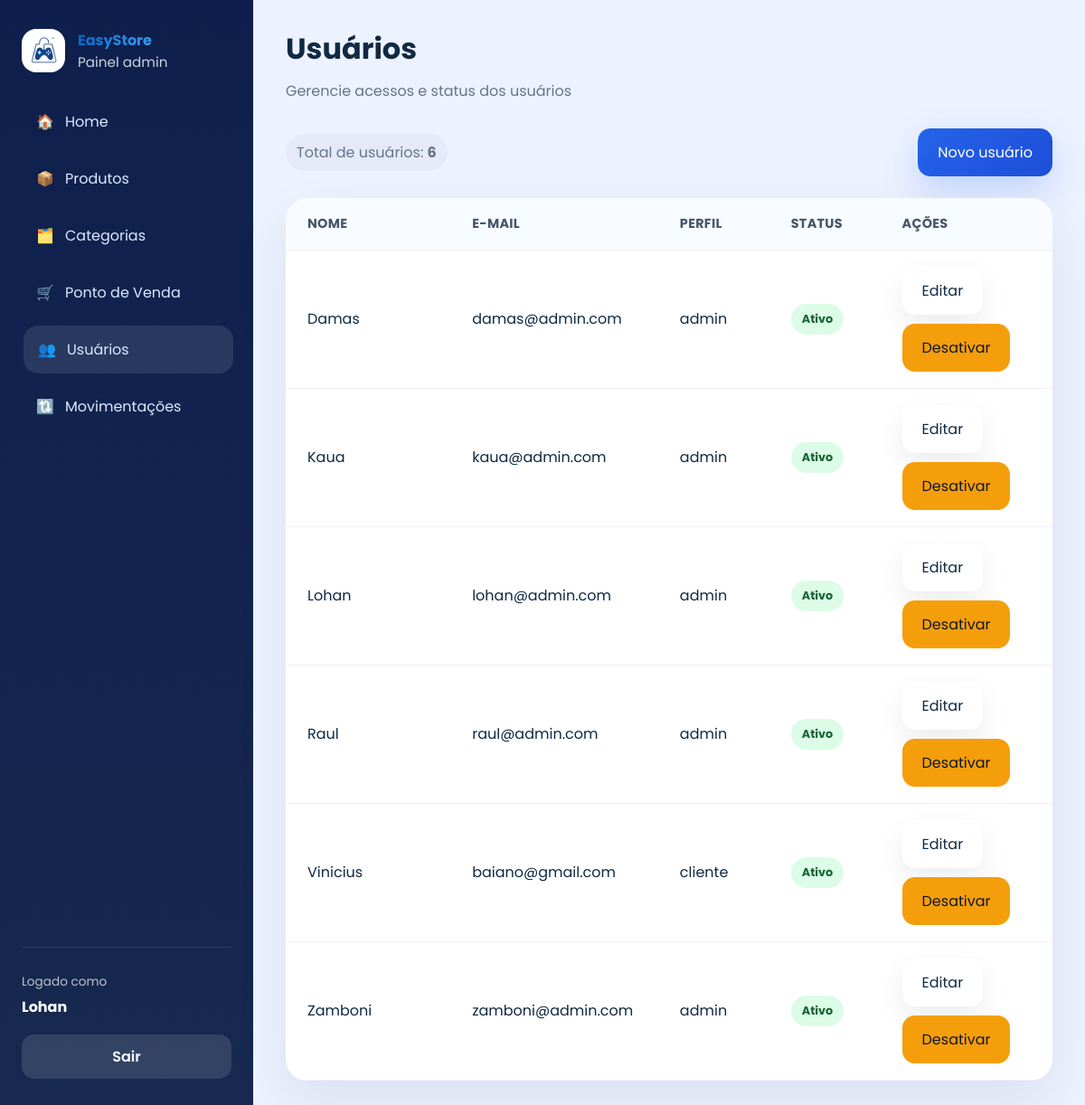
/usuarios/ (signed in), run on the app's committed database.
### app/models/usuario.py (models this page shows)
class Usuario(Base):
    __tablename__ = "usuarios"
    id = Column(Integer, primary_key=True, autoincrement=True)
    nome = Column(String(167), nullable=False)
    email = Column(String(167), unique=True, index=True, nullable=False)
    senha_hash = Column(String(255), nullable=False)
    role = Column(String(20), nullable=False, default="operador")
    ativo = Column(Boolean, default=True)
    criado_em = Column(DateTime, server_default=func.now())
    xp_total = Column(Integer, nullable=False, default=0)
    nivel = Column(Integer, nullable=False, default=1)
    moedas_resgate = Column(Integer, nullable=False, default=0)
    cliente_perfil = relationship(
        "Cliente",
        back_populates="usuario",
        uselist=False,
    )

### app/controllers/admin_controller.py (the view)
@router.get("/")
def listar_usuarios(request: Request, db: Session = Depends(get_db), admin = Depends(get_admin)):
    usuarios = db.query(Usuario).order_by(Usuario.nome).all()
    return templates.TemplateResponse(
        request,
        "admin/usuarios.html",
        {
            "request": request,
            "usuario": admin,
            "usuarios": usuarios,
            "page_title": "Usuários",
            "page_subtitle": "Gerencie acessos e status dos usuários",
            "css_path": "css/cadastros.css",
            "active": "usuarios",
        }
    )

### app/templates/admin/usuarios.html
{% extends "admin/base.html" %}
{% block content %}
<div class="table-actions">
  <div class="detail-pill">Total de usuários: <strong>{{ usuarios|length }}</strong></div>
  <a href="/usuarios/novo" class="btn btn-primary">Novo usuário</a>
</div>
<div class="table-card users-table">
  <div class="table-row header">
    <div>Nome</div>
    <div>E-mail</div>
    <div>Perfil</div>
    <div>Status</div>
    <div>Ações</div>
  </div>
  {% for usuario in usuarios %}
  <div class="table-row">
    <div>{{ usuario.nome }}</div>
    <div>{{ usuario.email }}</div>
    <div>{{ usuario.role }}</div>
    <div><span class="status-badge {% if usuario.ativo %}active{% else %}inactive{% endif %}">{{ 'Ativo' if usuario.ativo else 'Inativo' }}</span></div>
    <div class="actions">
      <a href="/usuarios/{{ usuario.id }}/editar" class="btn btn-secondary">Editar</a>
      <form action="/usuarios/{{ usuario.id }}/toggle-ativo" method="post"><button type="submit" class="btn btn-warning">{% if usuario.ativo %}Desativar{% else %}Ativar{% endif %}</button></form>
    </div>
  </div>
  {% endfor %}
</div>
{% endblock %}

### app/templates/admin/base.html (shortened to what this page needs)
<!DOCTYPE html>
<html lang="pt-br">
<head>
  <link rel="stylesheet" href="{{ request.url_for('static', path='css/admin.css') }}">
  {% if css_path and css_path != 'css/admin.css' %}
  <link rel="stylesheet" href="{{ request.url_for('static', path=css_path) }}?v=4">
  {% endif %}
</head>
<body>
  <div class="admin-layout">
    <aside class="sidebar">
      <div class="brand-block">
        <img src="{{ request.url_for('static', path='img/logo.png') }}" alt="EasyStore" class="brand-logo">
        <div>
          <strong>EasyStore</strong>
          <span>Painel admin</span>
        </div>
      </div>
      <nav class="sidebar-nav">
        <a href="/admin" class="{% if active == 'home' %}active{% endif %}"><span>🏠</span>Home</a>
        <a href="/produtos" class="{% if active == 'produtos' %}active{% endif %}"><span>📦</span>Produtos</a>
        <a href="/categorias" class="{% if active == 'categorias' %}active{% endif %}"><span>🗂️</span>Categorias</a>
        <a href="/admin/pos" class="{% if active == 'pos' %}active{% endif %}"><span>🛒</span>Ponto de Venda</a>
        <a href="/usuarios" class="{% if active == 'usuarios' %}active{% endif %}"><span>👥</span>Usuários</a>
        <a href="/movimentacoes" class="{% if active == 'movimentacoes' %}active{% endif %}"><span>🔃</span>Movimentações</a>
      </nav>
      <div class="sidebar-footer">
        <div class="profile-card">
          {% set logged_name = usuario.nome if usuario and usuario.nome else usuario.get('nome', usuario.get('sub', 'Usuário')) if usuario else 'Usuário' %}
          <span>Logado como</span>
          <strong>{{ logged_name }}</strong>
        </div>
        <a href="/auth/logout" class="logout-btn">Sair</a>
      </div>
    </aside>
    <main class="admin-content">
      <header class="topbar">
        <div>
          <h1>{{ page_title }}</h1>
          {% if page_subtitle %}
          <p class="subtitle">{{ page_subtitle }}</p>
          {% endif %}
        </div>
      </header>
      <section class="page-body">
        {% block content %}{% endblock %}
      </section>
    </main>
  </div>
</body>
</html>

### app/static/css/admin.css (style rules this page uses)
:root { --bg: #edf2ff; --surface: #ffffff; --surface-soft: #f8fafc; --text: #102a43; --muted: #64748b; --primary: #2563eb; --primary-dark: #1d4ed8; --success: #16a34a; --warning: #f59e0b; --danger: #dc2626; --radius: 24px; --shadow: 0 24px 60px rgba(15, 23, 42, 0.08); --transition: 0.25s ease; --color-dark: #0262bd; --color-primary: #3fa1fc; }
* { box-sizing: border-box; margin: 0; padding: 0; }
html, body { min-height: 100%; background: var(--bg); color: var(--text); font-family: 'Poppins', sans-serif; }
body { overflow-x: hidden; }
a { color: inherit; text-decoration: none; }
button { cursor: pointer; font: inherit; }
.admin-layout { display: grid; grid-template-columns: 280px 1fr; min-height: 100vh; }
.sidebar { background: linear-gradient(180deg, #0e1f4d 0%, #17294f 100%); display: flex; flex-direction: column; gap: 28px; padding: 32px 24px; }
.brand-block { align-items: center; display: flex; gap: 14px; }
.brand-logo { background: #ffffff; border-radius: 16px; height: 48px; object-fit: contain; padding: 8px; width: 48px; }
.brand-block strong { background: linear-gradient(135deg, var(--color-dark) 0%, var(--color-primary) 100%); background-clip: text; -webkit-background-clip: text; -webkit-text-fill-color: transparent; }
.brand-block span { color: #cbd5e1; display: block; font-size: 0.95rem; }
.sidebar-nav { display: grid; gap: 10px; }
.sidebar-nav a { align-items: center; border-radius: 16px; color: #dbeafe; display: flex; gap: 12px; padding: 14px 16px; transition: background var(--transition), transform var(--transition); }
.sidebar-nav a:hover, .sidebar-nav a.active { background: rgba(255, 255, 255, 0.1); transform: translateX(2px); }
.sidebar-nav span { font-size: 1rem; width: 20px; }
.sidebar-footer { border-top: 1px solid rgba(255, 255, 255, 0.08); display: flex; flex-direction: column; gap: 18px; margin-top: auto; padding-top: 24px; }
.profile-card span { color: rgba(255, 255, 255, 0.72); font-size: 0.85rem; }
.profile-card strong { color: #ffffff; display: block; margin-top: 4px; }
.logout-btn { background: rgba(255, 255, 255, 0.12); border-radius: 14px; color: #f8fafc; font-weight: 600; padding: 12px 14px; text-align: center; }
.admin-content { padding: 30px 36px; }
.topbar { align-items: flex-start; display: flex; gap: 18px; justify-content: space-between; margin-bottom: 28px; }
.topbar h1 { font-size: 2rem; }
.subtitle { color: var(--muted); line-height: 1.6; margin-top: 10px; }
.page-body { display: grid; gap: 24px; }
.btn { align-items: center; border: none; border-radius: 14px; display: inline-flex; justify-content: center; padding: 14px 22px; transition: transform var(--transition), box-shadow var(--transition); }
.btn-primary { background: linear-gradient(135deg, var(--primary), var(--primary-dark)); box-shadow: 0 16px 40px rgba(37, 99, 235, 0.22); color: #ffffff; }
.btn-secondary { background: var(--surface); box-shadow: 0 12px 28px rgba(15, 23, 42, 0.08); color: var(--text); }
.btn-warning { background: var(--warning); color: #0f172a; }
.card, .table-card, .form-card { background: var(--surface); border-radius: var(--radius); box-shadow: var(--shadow); }
.table-card { overflow: hidden; }
.table-row { align-items: center; border-bottom: 1px solid #eef2ff; display: grid; gap: 16px; padding: 18px 24px; }
.table-row.header { background: #f8fbff; color: #475569; font-size: 0.9rem; font-weight: 700; letter-spacing: 0.02em; text-transform: uppercase; }
.actions { display: flex; flex-wrap: wrap; gap: 10px; }
.status-badge { border-radius: 999px; display: inline-flex; font-size: 0.8rem; font-weight: 700; padding: 8px 12px; }
.status-badge.active, .status-badge.entrada { background: #dcfce7; color: #166534; }
.page-actions, .table-actions { align-items: center; display: flex; flex-wrap: wrap; gap: 16px; justify-content: space-between; }
.detail-pill { background: rgba(15, 23, 42, 0.03); border-radius: 999px; color: var(--muted); padding: 8px 12px; }

### app/static/css/cadastros.css (style rules this page uses)
.users-table .table-row { grid-template-columns: 1.4fr 1.8fr 0.9fr 0.9fr 1.2fr; }

### data on the page
Usuario: nome "Lohan", email "lohan@admin.com", role "admin", ativo "Ativo", shows "Desativar"
Usuario: nome "Damas", email "damas@admin.com", role "admin", ativo "Ativo", shows "Desativar"
Usuario: nome "Kaua", email "kaua@admin.com", role "admin", ativo "Ativo", shows "Desativar"
Usuario: nome "Raul", email "raul@admin.com", role "admin", ativo "Ativo", shows "Desativar"
Usuario: nome "Vinicius", email "baiano@gmail.com", role "cliente", ativo "Ativo", shows "Desativar"
Usuario: nome "Zamboni", email "zamboni@admin.com", role "admin", ativo "Ativo", shows "Desativar"

### other printed values
{{ page_title }} "Usuários"
{{ page_subtitle }} "Gerencie acessos e status dos usuários"
{{ usuarios|length }} "6"
